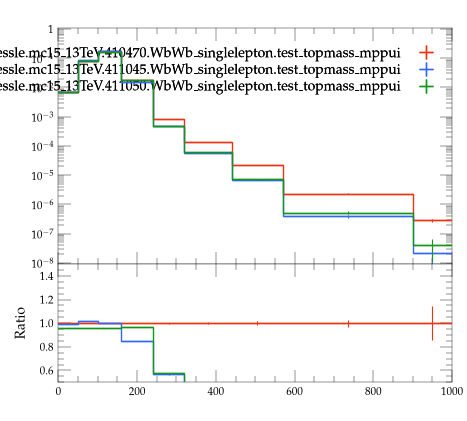

The Python source for this figure:
#! /usr/bin/env python3

# This Python script was auto-generated using YODA v2.1.2.
# Analysis object: /WbWb_singlelepton/mtblmin
# Timestamp: 07-08-2026 (09:16:02)

import matplotlib as mpl
import matplotlib.pyplot as plt
mpl.use('Agg') # comment out for interactive use
import os
import numpy as np
from numpy import nan, inf

plotDir = os.path.split(os.path.realpath(__file__))[0]
if 'YODA_USER_PLOT_PATH' in globals():
    plot_outdir = globals()['YODA_USER_PLOT_PATH']
else:
    plot_outdir = plotDir

#plot style
plt.style.use(os.path.join(plotDir, '../default.mplstyle'))
# plot metadata
figW, figH = plt.rcParams['figure.figsize']
ax_xLabel = ''
ax_yLabel = ''
ax_title  = ''
ax_xScale = 'linear'
ax_yScale = 'log'
xLims = (0.0, 1000.0)
yLims = (9.000000000000001e-09, 1.1)

# TeX-friendly labels for the legend
labels = {
  'legend' : ([ r"user.johessle.mc15\_13TeV.410470.WbWb\_singlelepton.test\_topmass\_mppui", r"user.johessle.mc15\_13TeV.411045.WbWb\_singlelepton.test\_topmass\_mppui", r"user.johessle.mc15\_13TeV.411050.WbWb\_singlelepton.test\_topmass\_mppui" ], r""),
}

# Adjust canvas width and height
canvasW = 10.0
canvasH = 9.0
figW *= canvasW/10.
figH *= canvasH/9.

# Create figure and axis objects
fig, (ax, ratio0_ax) = plt.subplots(2, 1, sharex=True,
                  figsize=(figW,figH), gridspec_kw={'height_ratios': (6.0, 3.0)})

# Set figure margins
plt.subplots_adjust(
    left   = 1.0 * plt.rcParams['figure.subplot.left'],
    right  = 1.0 * plt.rcParams['figure.subplot.right'],
    top    = 1.0 * plt.rcParams['figure.subplot.top'],
    bottom = 1.0 * plt.rcParams['figure.subplot.bottom'])

ratio0_ax.yaxis.set_major_locator(mpl.ticker.MultipleLocator(0.2))
ratio0_ax.set_ylim(0.5, 1.4999)
ratio0_ax.set_ylabel('Ratio')

# the numerical data is stored in a separate file
dataf = dict()
prefix = os.path.split(__file__)[0]
if prefix:    prefix = prefix + '/'
exec(open(prefix+'mtblmin__data.py').read(), dataf)


legend_handles = dict() # keep track of handles for the legend

# style options for curves
# starts at zorder>=5 to draw curve on top of legend
styles = {
  'user.johessle.mc15_13TeV.410470.WbWb_singlelepton.test_topmass_mppui.yoda': {
    'color' : '#EE3311',
    'linestyle' : '-',
    'lineopacity' : 1.0,
    'linewidth' : 1,
    'marker' : 'none',
    'markersize' : 2,
    'capsize' : 0.0,
    'zorder' : 5,
    'histstyle' : 1,
    'drawstyle' : 'steps-pre',
    'xerrorbars' : 1,
    'yerrorbars' : 1,
    'fillcolor' : None,
    'fillopacity' : 1.0,
    'ratio0_linestyle' : '-',
    'ratio0_lineopacity' : 1.0,
    'ratio0_linewidth' : 1,
    'ratio0_marker' : 'none',
    'ratio0_markersize' : 2,
    'ratio0_capsize' : 0.0,
    'ratio0_zorder' : 5,
    'ratio0_histstyle' : 1,
    'ratio0_drawstyle' : 'steps-pre',
    'ratio0_xerrorbars' : 1,
    'ratio0_yerrorbars' : 1,
  },
  'user.johessle.mc15_13TeV.411045.WbWb_singlelepton.test_topmass_mppui.yoda': {
    'color' : '#3366FF',
    'linestyle' : '-',
    'lineopacity' : 1.0,
    'linewidth' : 1,
    'marker' : 'none',
    'markersize' : 2,
    'capsize' : 0.0,
    'zorder' : 6,
    'histstyle' : 1,
    'drawstyle' : 'steps-pre',
    'xerrorbars' : 1,
    'yerrorbars' : 1,
    'fillcolor' : None,
    'fillopacity' : 1.0,
    'ratio0_linestyle' : '-',
    'ratio0_lineopacity' : 1.0,
    'ratio0_linewidth' : 1,
    'ratio0_marker' : 'none',
    'ratio0_markersize' : 2,
    'ratio0_capsize' : 0.0,
    'ratio0_zorder' : 6,
    'ratio0_histstyle' : 1,
    'ratio0_drawstyle' : 'steps-pre',
    'ratio0_xerrorbars' : 1,
    'ratio0_yerrorbars' : 1,
  },
  'user.johessle.mc15_13TeV.411050.WbWb_singlelepton.test_topmass_mppui.yoda': {
    'color' : '#109618',
    'linestyle' : '-',
    'lineopacity' : 1.0,
    'linewidth' : 1,
    'marker' : 'none',
    'markersize' : 2,
    'capsize' : 0.0,
    'zorder' : 7,
    'histstyle' : 1,
    'drawstyle' : 'steps-pre',
    'xerrorbars' : 1,
    'yerrorbars' : 1,
    'fillcolor' : None,
    'fillopacity' : 1.0,
    'ratio0_linestyle' : '-',
    'ratio0_lineopacity' : 1.0,
    'ratio0_linewidth' : 1,
    'ratio0_marker' : 'none',
    'ratio0_markersize' : 2,
    'ratio0_capsize' : 0.0,
    'ratio0_zorder' : 7,
    'ratio0_histstyle' : 1,
    'ratio0_drawstyle' : 'steps-pre',
    'ratio0_xerrorbars' : 1,
    'ratio0_yerrorbars' : 1,
  },
}

# curve from input yoda files in main panel
for label, yvals in dataf['yvals'].items():
    if all(np.isnan(v) for v in dataf['yvals'][label]):
        continue
    tmp = None
    if styles[label]['histstyle']: # draw as histogram
        xpos = dataf['xedges'][label] if styles[label]['drawstyle'] else dataf['xpoints'][label]
        ypos = np.insert(yvals, 0, yvals[0]) if styles[label]['drawstyle'] else yvals
        if styles[label]['fillcolor']: # fill area below curve
            ax.fill_between(xpos, ypos, step='pre',
                            color=styles[label]['fillcolor'],
                            alpha=styles[label]['fillopacity'])
        tmp, = ax.plot(xpos, ypos,
                       color=styles[label]['color'],
                       linestyle=styles[label]['linestyle'],
                       alpha=styles[label]['lineopacity'],
                       linewidth=styles[label]['linewidth'],
                       drawstyle=styles[label]['drawstyle'], solid_joinstyle='miter',
                       zorder=styles[label]['zorder'], label=label)
    tmp = ax.errorbar(dataf['xpoints'][label], yvals,
                      xerr=np.array(dataf['xerrs'][label])*styles[label]['xerrorbars'],
                      yerr=np.array(dataf['yerrs'][label])*styles[label]['yerrorbars'],
                      fmt=styles[label]['marker'], capsize=styles[label]['capsize'],
                      alpha=styles[label]['lineopacity'],
                      markersize=styles[label]['markersize'],
                      ecolor=styles[label]['color'],
                      color=styles[label]['color'], zorder=styles[label]['zorder'])
    tmp[-1][0].set_linestyle(styles[label]['linestyle'])
    tmp[-1][0].set_linewidth(styles[label]['linewidth'])
    if label in dataf['add_legend_handle']:  legend_handles[label] = tmp
    for varLabel in dataf['variation_yvals'].keys():
        if varLabel.startswith(label):
            tmp, = ax.plot(dataf['xedges'][label], dataf['variation_yvals'][varLabel],
                           color=styles[label]['color'],
                           linestyle=styles[label]['linestyle'],
                           linewidth=styles[label]['linewidth'],
                           drawstyle='steps-pre', solid_joinstyle='miter',
                           zorder=styles[label]['zorder'], alpha=0.5)


# plots on ratio panel
# curve from input yoda files in ratio panel
for label, yvals in dataf['ratio0_yvals'].items():
    if all(np.isnan(v) for v in yvals):
        continue
    if styles[label]['ratio0_histstyle']: # plot as histogram
        xpos = dataf['xedges']['user.johessle.mc15_13TeV.410470.WbWb_singlelepton.test_topmass_mppui.yoda'] if styles[label]['ratio0_drawstyle'] else dataf['xpoints']['user.johessle.mc15_13TeV.410470.WbWb_singlelepton.test_topmass_mppui.yoda']
        ypos = np.insert(yvals, 0, yvals[0]) if styles[label]['ratio0_drawstyle'] else yvals
        ratio0_ax.plot(xpos, ypos,
                       color=styles[label]['color'],
                       linewidth=styles[label]['linewidth'],
                       linestyle=styles[label]['ratio0_linestyle'],
                       alpha=styles[label]['ratio0_lineopacity'],
                       drawstyle=styles[label]['ratio0_drawstyle'], zorder=styles[label]['zorder'],
                       solid_joinstyle='miter')
    tmp = ratio0_ax.errorbar(dataf['xpoints']['user.johessle.mc15_13TeV.410470.WbWb_singlelepton.test_topmass_mppui.yoda'], yvals,
                             xerr=np.array(dataf['ref_xerrs'])*styles[label]['ratio0_xerrorbars'],
                             yerr=np.array(dataf['ratio0_yerrs'][label])*styles[label]['ratio0_yerrorbars'],
                             fmt=styles[label]['ratio0_marker'], capsize=styles[label]['ratio0_capsize'],
                             alpha=styles[label]['ratio0_lineopacity'],
                             markersize=styles[label]['ratio0_markersize'],
                             ecolor=styles[label]['color'],
                             color=styles[label]['color'])
    tmp[-1][0].set_linestyle(styles[label]['ratio0_linestyle'])
    tmp[-1][0].set_linewidth(styles[label]['ratio0_linewidth'])

    for varlabel in dataf['ratio0_variation_vals'].keys():
        if varlabel.startswith(label):
            ratio0_ax.plot(dataf['xedges']['user.johessle.mc15_13TeV.410470.WbWb_singlelepton.test_topmass_mppui.yoda'],
                            dataf['ratio0_variation_vals'][varlabel],
                            color=styles[label]['color'],
                            linestyle=styles[label]['linestyle'],
                            linewidth=styles[label]['linewidth'],
                            drawstyle='steps-pre', solid_joinstyle='miter',
                            zorder=1, alpha=0.5)

legend_items = list(legend_handles.values())
ax.add_artist(ax.legend(legend_items,
                        labels['legend'][0],
                        title=labels['legend'][1],
                        alignment='right',
                        loc='upper right',
                        bbox_to_anchor=(1.0, 0.97),markerfirst=False))

# set plot metadata as defined above
ratio0_ax.set_xlabel(ax_xLabel)
ratio0_ax.xaxis.set_label_coords(1., -0.15)
ax.set_ylabel(ax_yLabel, ha='right', va='top')
ax.yaxis.set_label_coords(-0.11, 1.0)
ax.set_title(ax_title, loc='left')
ax.set_xscale(ax_xScale)
ax.set_yscale(ax_yScale)
ratio0_ax.set_yscale('linear')
ax.set_xlim(xLims)
ax.set_ylim(yLims)

# tick formatting
plt.rcParams['xtick.top'] = True
plt.rcParams['ytick.right'] = True
ax.yaxis.set_major_locator(mpl.ticker.LogLocator(base=10.0, numticks=np.inf))
ax.yaxis.set_minor_locator(mpl.ticker.LogLocator(
                           base=10.0, subs=np.arange(0.1, 1, 0.1), numticks=np.inf))
fig.align_ylabels((ax, ratio0_ax))
plt.savefig(os.path.join(plot_outdir, 'mtblmin.pdf'), format='PDF')
plt.savefig(os.path.join(plot_outdir, 'mtblmin.png'), format='PNG')

plt.close(fig)
